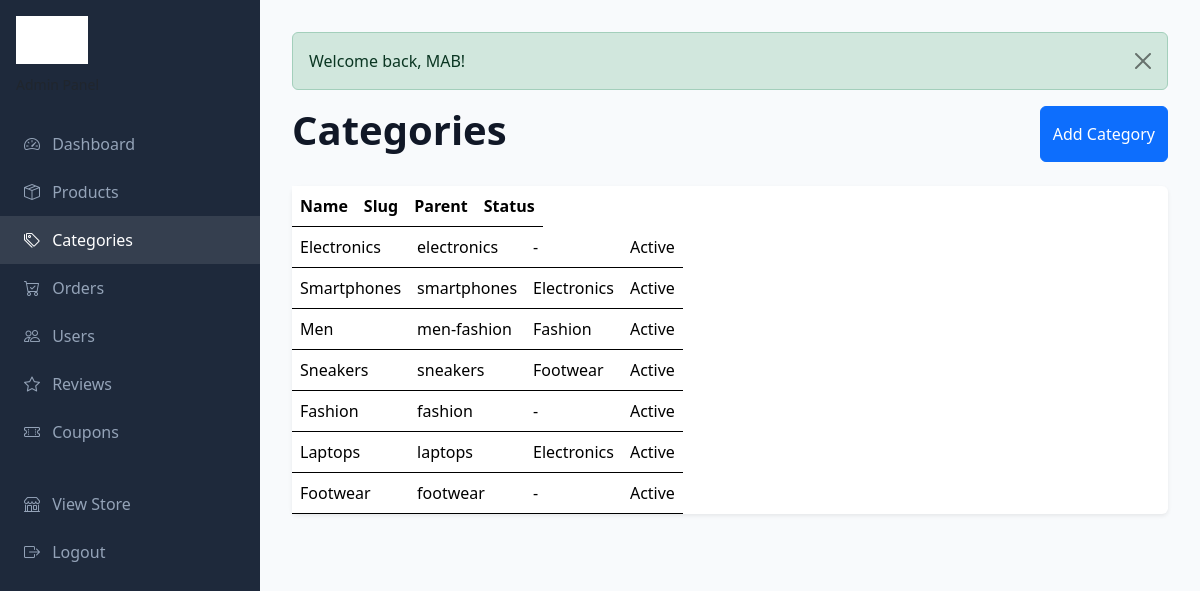
Screenshot of /admin/categories.php (signed in) with the database file from the repository.
### tables this page shows
CREATE TABLE IF NOT EXISTS categories (
    id INT UNSIGNED AUTO_INCREMENT PRIMARY KEY,
    parent_id INT UNSIGNED DEFAULT NULL,
    name VARCHAR(150) NOT NULL,
    slug VARCHAR(180) NOT NULL UNIQUE,
    description TEXT DEFAULT NULL,
    image VARCHAR(255) DEFAULT NULL,
    sort_order INT DEFAULT 0,
    is_active TINYINT(1) DEFAULT 1,
    created_at TIMESTAMP DEFAULT CURRENT_TIMESTAMP,
    FOREIGN KEY (parent_id) REFERENCES categories(id) ON DELETE SET NULL,
    INDEX idx_categories_parent (parent_id),
    INDEX idx_categories_slug (slug)
);

### includes/security.php (called while the page is built, shortened)
<?php
function e(?string $value): string
{
    return htmlspecialchars($value ?? '', ENT_QUOTES, 'UTF-8');
}

### admin/categories.php (the view, shortened to what this page needs)
<?php
$pdo = getDB();
$categories = $pdo->query('SELECT c.*, p.name AS parent_name FROM categories c LEFT JOIN categories p ON c.parent_id = p.id ORDER BY c.sort_order')->fetchAll();
include dirname(__DIR__) . '/templates/admin/header.php';
?>
<div class="d-flex justify-content-between mb-4">
    <h1 class="fw-bold">Categories</h1>
    <button class="btn btn-primary" data-bs-toggle="modal" data-bs-target="#catModal">Add Category</button>
</div>
<table class="table card border-0 shadow-sm">
    <thead><tr><th>Name</th><th>Slug</th><th>Parent</th><th>Status</th></tr></thead>
    <tbody><?php foreach ($categories as $c): ?>
    <tr><td><?= e($c['name']) ?></td><td><?= e($c['slug']) ?></td><td><?= e($c['parent_name'] ?? '-') ?></td><td><?= $c['is_active'] ? 'Active' : 'Inactive' ?></td></tr>
    <?php endforeach; ?></tbody>
</table>
<?php include dirname(__DIR__) . '/templates/admin/footer.php'; ?>

### assets/css/style.css (style rules this page uses)
:root { --primary: #1a56db; --primary-dark: #1344b0; --accent: #f59e0b; --accent-soft: #fef3c7; --secondary: #6b7280; --success: #059669; --danger: #dc2626; --warning: #d97706; --bg-body: #f8fafc; --bg-card: #ffffff; --bg-nav: #ffffff; --text-primary: #111827; --text-muted: #6b7280; --border-color: #e5e7eb; --shadow: 0 1px 3px rgba(0,0,0,0.1); --shadow-lg: 0 10px 25px rgba(0,0,0,0.1); --shadow-xl: 0 20px 45px rgba(15,23,42,0.18); --radius: 8px; --transition: all 0.3s ease; }
body { font-family: 'Segoe UI', system-ui, -apple-system, sans-serif; background: var(--bg-body); color: var(--text-primary); transition: var(--transition); min-height: 100vh; }
.card { background: var(--bg-card); border-color: var(--border-color); color: var(--text-primary); }

### rows the page displays
categories: name "Electronics", slug "electronics", parent_name "-", is_active "Active"
categories: name "Smartphones", slug "smartphones", parent.name "Electronics", is_active "Active"
categories: name "Men", slug "men-fashion", parent.name "Fashion", is_active "Active"
categories: name "Sneakers", slug "sneakers", parent.name "Footwear", is_active "Active"
categories: name "Fashion", slug "fashion", parent_name "-", is_active "Active"
categories: name "Laptops", slug "laptops", parent.name "Electronics", is_active "Active"
categories: name "Footwear", slug "footwear", parent_name "-", is_active "Active"

### other values shown
$flash['message'] "Welcome back, MAB!"
